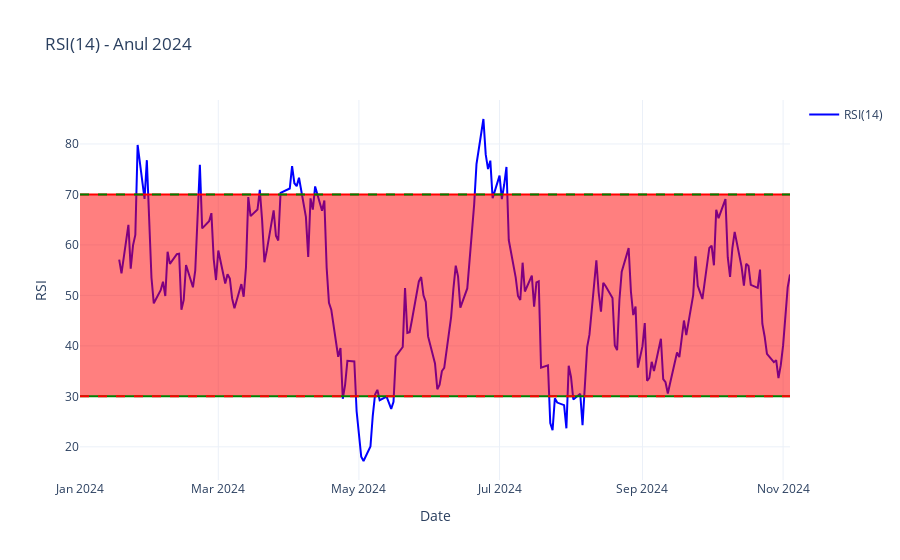

Notebook code for this chart:
### Code cell
fig = make_subplots(rows=1, cols=1)

# Adăugare RSI
fig.add_trace(go.Scatter(
    x=df_2024['Date'], 
    y=df_2024['RSI'], 
    mode='lines', 
    name='RSI(14)',
    line=dict(color='blue', width=2)
), row=1, col=1)

# Adăugare linii supracumpărare și supravânzare
fig.add_hline(y=70, line=dict(color='green', dash='dash'), row=1, col=1)
fig.add_hline(y=30, line=dict(color='red', dash='dash'), row=1, col=1)


fig.add_trace(go.Scatter(
    x=df_2024['Date'],
    y=[30] * len(df_2024),
    mode='lines',
    line=dict(color='green'),
    showlegend=False
))

# Traseu pentru linia de la 70, cu fill până la linia de mai jos (linia de 30)
fig.add_trace(go.Scatter(
    x=df_2024['Date'],
    y=[70] * len(df_2024),
    mode='lines',
    line=dict(color='red'),
    fill='tonexty',  # umple până la traseul anterior
    showlegend=False
))

# Layout
fig.update_layout(
    title='RSI(14) - Anul 2024',
    xaxis_title='Date',
    yaxis_title='RSI',
    template='plotly_white'
)

# Afișează graficul
fig.show()

### Figure 1 — Plotly figure (JSON) as saved in the notebook; plotly's stock layout.template omitted (floating-point values rounded to 4 significant figures; data arrays with more than 128 entries replaced by an {"elided": "..."} marker saying what was removed)
{"data": [{"line": {"color": "blue", "width": 2}, "mode": "lines", "name": "RSI(14)", "type": "scatter", "x": {"elided": "222 str values"}, "xaxis": "x", "y": {"elided": "222 float values"}, "yaxis": "y"}, {"line": {"color": "green"}, "mode": "lines", "showlegend": false, "type": "scatter", "x": {"elided": "222 str values"}, "y": {"elided": "222 int values"}}, {"fill": "tonexty", "line": {"color": "red"}, "mode": "lines", "showlegend": false, "type": "scatter", "x": {"elided": "222 str values"}, "y": {"elided": "222 int values"}}], "layout": {"shapes": [{"line": {"color": "green", "dash": "dash"}, "type": "line", "x0": 0, "x1": 1, "xref": "x domain", "y0": 70, "y1": 70, "yref": "y"}, {"line": {"color": "red", "dash": "dash"}, "type": "line", "x0": 0, "x1": 1, "xref": "x domain", "y0": 30, "y1": 30, "yref": "y"}], "title": {"text": "RSI(14) - Anul 2024"}, "xaxis": {"anchor": "y", "domain": [0, 1], "title": {"text": "Date"}}, "yaxis": {"anchor": "x", "domain": [0, 1], "title": {"text": "RSI"}}}}
